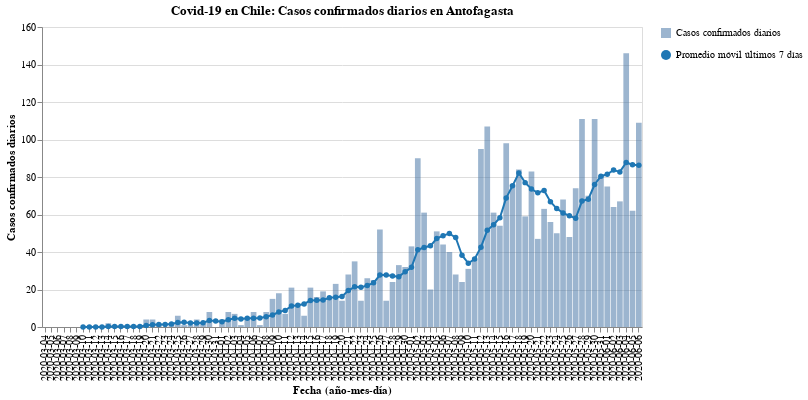

Notebook cell for this chart:
### Code cell
#hide_input
bars, line = my_cases_plot(region)
(bars + line).properties(
    title=f'Covid-19 en Chile: Casos confirmados diarios en {region}',
    width=600
)

### Figure 1 — Vega-Lite specification as saved in the notebook (floating-point values rounded to 4 significant figures)
{"config": {"view": {"continuousWidth": 400, "continuousHeight": 300}}, "layer": [{"mark": {"type": "bar", "opacity": 0.7}, "encoding": {"opacity": {"type": "nominal", "field": "Casos confirmados diarios", "legend": {"title": ""}}, "tooltip": [{"type": "nominal", "field": "Fecha"}, {"type": "quantitative", "field": "Casos confirmados"}], "x": {"type": "nominal", "axis": {"title": "Fecha (año-mes-día)"}, "field": "Fecha"}, "y": {"type": "quantitative", "axis": {"title": "Casos confirmados diarios"}, "field": "Casos confirmados"}}}, {"mark": {"type": "line", "color": "#1f77b4", "point": {"filled": true, "fill": "#1f77b4"}}, "encoding": {"shape": {"type": "nominal", "field": "Promedio móvil últimos 7 días", "legend": {"title": ""}}, "x": {"type": "nominal", "axis": {"title": "Fecha (año-mes-día)"}, "field": "Fecha"}, "y": {"type": "quantitative", "field": "Rolling"}}}], "data": {"name": "data-fbee43cf79827bec19453b179e305c8c"}, "title": "Covid-19 en Chile: Casos confirmados diarios en Antofagasta", "width": 600, "$schema": "https://vega.github.io/schema/vega-lite/v4.8.1.json", "datasets": {"data-fbee43cf79827bec19453b179e305c8c": [{"Fecha": "2020-03-04", "Casos confirmados": 0, "Rolling": null, "Casos confirmados diarios": "Casos confirmados diarios", "Promedio móvil últimos 7 días": "Promedio móvil últimos 7 días"}, {"Fecha": "2020-03-05", "Casos confirmados": 0, "Rolling": null, "Casos confirmados diarios": "Casos confirmados diarios", "Promedio móvil últimos 7 días": "Promedio móvil últimos 7 días"}, {"Fecha": "2020-03-06", "Casos confirmados": 0, "Rolling": null, "Casos confirmados diarios": "Casos confirmados diarios", "Promedio móvil últimos 7 días": "Promedio móvil últimos 7 días"}, {"Fecha": "2020-03-07", "Casos confirmados": 0, "Rolling": null, "Casos confirmados diarios": "Casos confirmados diarios", "Promedio móvil últimos 7 días": "Promedio móvil últimos 7 días"}, {"Fecha": "2020-03-08", "Casos confirmados": 0, "Rolling": null, "Casos confirmados diarios": "Casos confirmados diarios", "Promedio móvil últimos 7 días": "Promedio móvil últimos 7 días"}, {"Fecha": "2020-03-09", "Casos confirmados": 0, "Rolling": null, "Casos confirmados diarios": "Casos confirmados diarios", "Promedio móvil últimos 7 días": "Promedio móvil últimos 7 días"}, {"Fecha": "2020-03-10", "Casos confirmados": 0, "Rolling": 0.0, "Casos confirmados diarios": "Casos confirmados diarios", "Promedio móvil últimos 7 días": "Promedio móvil últimos 7 días"}, {"Fecha": "2020-03-11", "Casos confirmados": 0, "Rolling": 0.0, "Casos confirmados diarios": "Casos confirmados diarios", "Promedio móvil últimos 7 días": "Promedio móvil últimos 7 días"}, {"Fecha": "2020-03-12", "Casos confirmados": 0, "Rolling": 0.0, "Casos confirmados diarios": "Casos confirmados diarios", "Promedio móvil últimos 7 días": "Promedio móvil últimos 7 días"}, {"Fecha": "2020-03-13", "Casos confirmados": 0, "Rolling": 0.0, "Casos confirmados diarios": "Casos confirmados diarios", "Promedio móvil últimos 7 días": "Promedio móvil últimos 7 días"}, {"Fecha": "2020-03-14", "Casos confirmados": 2, "Rolling": 0.2857, "Casos confirmados diarios": "Casos confirmados diarios", "Promedio móvil últimos 7 días": "Promedio móvil últimos 7 días"}, {"Fecha": "2020-03-15", "Casos confirmados": 0, "Rolling": 0.2857, "Casos confirmados diarios": "Casos confirmados diarios", "Promedio móvil últimos 7 días": "Promedio móvil últimos 7 días"}, {"Fecha": "2020-03-16", "Casos confirmados": 0, "Rolling": 0.2857, "Casos confirmados diarios": "Casos confirmados diarios", "Promedio móvil últimos 7 días": "Promedio móvil últimos 7 días"}, {"Fecha": "2020-03-17", "Casos confirmados": 0, "Rolling": 0.2857, "Casos confirmados diarios": "Casos confirmados diarios", "Promedio móvil últimos 7 días": "Promedio móvil últimos 7 días"}, {"Fecha": "2020-03-18", "Casos confirmados": 0, "Rolling": 0.2857, "Casos confirmados diarios": "Casos confirmados diarios", "Promedio móvil últimos 7 días": "Promedio móvil últimos 7 días"}, {"Fecha": "2020-03-19", "Casos confirmados": 0, "Rolling": 0.2857, "Casos confirmados diarios": "Casos confirmados diarios", "Promedio móvil últimos 7 días": "Promedio móvil últimos 7 días"}, {"Fecha": "2020-03-20", "Casos confirmados": 4, "Rolling": 0.8571, "Casos confirmados diarios": "Casos confirmados diarios", "Promedio móvil últimos 7 días": "Promedio móvil últimos 7 días"}, {"Fecha": "2020-03-21", "Casos confirmados": 4, "Rolling": 1.143, "Casos confirmados diarios": "Casos confirmados diarios", "Promedio móvil últimos 7 días": "Promedio móvil últimos 7 días"}, {"Fecha": "2020-03-22", "Casos confirmados": 1, "Rolling": 1.286, "Casos confirmados diarios": "Casos confirmados diarios", "Promedio móvil últimos 7 días": "Promedio móvil últimos 7 días"}, {"Fecha": "2020-03-23", "Casos confirmados": 0, "Rolling": 1.286, "Casos confirmados diarios": "Casos confirmados diarios", "Promedio móvil últimos 7 días": "Promedio móvil últimos 7 días"}, {"Fecha": "2020-03-24", "Casos confirmados": 2, "Rolling": 1.571, "Casos confirmados diarios": "Casos confirmados diarios", "Promedio móvil últimos 7 días": "Promedio móvil últimos 7 días"}, {"Fecha": "2020-03-25", "Casos confirmados": 6, "Rolling": 2.429, "Casos confirmados diarios": "Casos confirmados diarios", "Promedio móvil últimos 7 días": "Promedio móvil últimos 7 días"}, {"Fecha": "2020-03-26", "Casos confirmados": 1, "Rolling": 2.571, "Casos confirmados diarios": "Casos confirmados diarios", "Promedio móvil últimos 7 días": "Promedio móvil últimos 7 días"}, {"Fecha": "2020-03-27", "Casos confirmados": 1, "Rolling": 2.143, "Casos confirmados diarios": "Casos confirmados diarios", "Promedio móvil últimos 7 días": "Promedio móvil últimos 7 días"}, {"Fecha": "2020-03-28", "Casos confirmados": 4, "Rolling": 2.143, "Casos confirmados diarios": "Casos confirmados diarios", "Promedio móvil últimos 7 días": "Promedio móvil últimos 7 días"}, {"Fecha": "2020-03-29", "Casos confirmados": 2, "Rolling": 2.286, "Casos confirmados diarios": "Casos confirmados diarios", "Promedio móvil últimos 7 días": "Promedio móvil últimos 7 días"}, {"Fecha": "2020-03-30", "Casos confirmados": 8, "Rolling": 3.429, "Casos confirmados diarios": "Casos confirmados diarios", "Promedio móvil últimos 7 días": "Promedio móvil últimos 7 días"}, {"Fecha": "2020-03-31", "Casos confirmados": 0, "Rolling": 3.143, "Casos confirmados diarios": "Casos confirmados diarios", "Promedio móvil últimos 7 días": "Promedio móvil últimos 7 días"}, {"Fecha": "2020-04-01", "Casos confirmados": 4, "Rolling": 2.857, "Casos confirmados diarios": "Casos confirmados diarios", "Promedio móvil últimos 7 días": "Promedio móvil últimos 7 días"}, {"Fecha": "2020-04-02", "Casos confirmados": 8, "Rolling": 3.857, "Casos confirmados diarios": "Casos confirmados diarios", "Promedio móvil últimos 7 días": "Promedio móvil últimos 7 días"}, {"Fecha": "2020-04-03", "Casos confirmados": 7, "Rolling": 4.714, "Casos confirmados diarios": "Casos confirmados diarios", "Promedio móvil últimos 7 días": "Promedio móvil últimos 7 días"}, {"Fecha": "2020-04-04", "Casos confirmados": 1, "Rolling": 4.286, "Casos confirmados diarios": "Casos confirmados diarios", "Promedio móvil últimos 7 días": "Promedio móvil últimos 7 días"}, {"Fecha": "2020-04-05", "Casos confirmados": 5, "Rolling": 4.714, "Casos confirmados diarios": "Casos confirmados diarios", "Promedio móvil últimos 7 días": "Promedio móvil últimos 7 días"}, {"Fecha": "2020-04-06", "Casos confirmados": 8, "Rolling": 4.714, "Casos confirmados diarios": "Casos confirmados diarios", "Promedio móvil últimos 7 días": "Promedio móvil últimos 7 días"}, {"Fecha": "2020-04-07", "Casos confirmados": 1, "Rolling": 4.857, "Casos confirmados diarios": "Casos confirmados diarios", "Promedio móvil últimos 7 días": "Promedio móvil últimos 7 días"}, {"Fecha": "2020-04-08", "Casos confirmados": 8, "Rolling": 5.429, "Casos confirmados diarios": "Casos confirmados diarios", "Promedio móvil últimos 7 días": "Promedio móvil últimos 7 días"}, {"Fecha": "2020-04-09", "Casos confirmados": 15, "Rolling": 6.429, "Casos confirmados diarios": "Casos confirmados diarios", "Promedio móvil últimos 7 días": "Promedio móvil últimos 7 días"}, {"Fecha": "2020-04-10", "Casos confirmados": 18, "Rolling": 8.0, "Casos confirmados diarios": "Casos confirmados diarios", "Promedio móvil últimos 7 días": "Promedio móvil últimos 7 días"}, {"Fecha": "2020-04-11", "Casos confirmados": 7, "Rolling": 8.857, "Casos confirmados diarios": "Casos confirmados diarios", "Promedio móvil últimos 7 días": "Promedio móvil últimos 7 días"}, {"Fecha": "2020-04-12", "Casos confirmados": 21, "Rolling": 11.14, "Casos confirmados diarios": "Casos confirmados diarios", "Promedio móvil últimos 7 días": "Promedio móvil últimos 7 días"}, {"Fecha": "2020-04-13", "Casos confirmados": 11, "Rolling": 11.57, "Casos confirmados diarios": "Casos confirmados diarios", "Promedio móvil últimos 7 días": "Promedio móvil últimos 7 días"}, {"Fecha": "2020-04-14", "Casos confirmados": 6, "Rolling": 12.29, "Casos confirmados diarios": "Casos confirmados diarios", "Promedio móvil últimos 7 días": "Promedio móvil últimos 7 días"}, {"Fecha": "2020-04-15", "Casos confirmados": 21, "Rolling": 14.14, "Casos confirmados diarios": "Casos confirmados diarios", "Promedio móvil últimos 7 días": "Promedio móvil últimos 7 días"}, {"Fecha": "2020-04-16", "Casos confirmados": 16, "Rolling": 14.29, "Casos confirmados diarios": "Casos confirmados diarios", "Promedio móvil últimos 7 días": "Promedio móvil últimos 7 días"}, {"Fecha": "2020-04-17", "Casos confirmados": 19, "Rolling": 14.43, "Casos confirmados diarios": "Casos confirmados diarios", "Promedio móvil últimos 7 días": "Promedio móvil últimos 7 días"}, {"Fecha": "2020-04-18", "Casos confirmados": 15, "Rolling": 15.57, "Casos confirmados diarios": "Casos confirmados diarios", "Promedio móvil últimos 7 días": "Promedio móvil últimos 7 días"}, {"Fecha": "2020-04-19", "Casos confirmados": 23, "Rolling": 15.86, "Casos confirmados diarios": "Casos confirmados diarios", "Promedio móvil últimos 7 días": "Promedio móvil últimos 7 días"}, {"Fecha": "2020-04-20", "Casos confirmados": 14, "Rolling": 16.29, "Casos confirmados diarios": "Casos confirmados diarios", "Promedio móvil últimos 7 días": "Promedio móvil últimos 7 días"}, {"Fecha": "2020-04-21", "Casos confirmados": 28, "Rolling": 19.43, "Casos confirmados diarios": "Casos confirmados diarios", "Promedio móvil últimos 7 días": "Promedio móvil últimos 7 días"}, {"Fecha": "2020-04-22", "Casos confirmados": 35, "Rolling": 21.43, "Casos confirmados diarios": "Casos confirmados diarios", "Promedio móvil últimos 7 días": "Promedio móvil últimos 7 días"}, {"Fecha": "2020-04-23", "Casos confirmados": 14, "Rolling": 21.14, "Casos confirmados diarios": "Casos confirmados diarios", "Promedio móvil últimos 7 días": "Promedio móvil últimos 7 días"}, {"Fecha": "2020-04-24", "Casos confirmados": 26, "Rolling": 22.14, "Casos confirmados diarios": "Casos confirmados diarios", "Promedio móvil últimos 7 días": "Promedio móvil últimos 7 días"}, {"Fecha": "2020-04-25", "Casos confirmados": 25, "Rolling": 23.57, "Casos confirmados diarios": "Casos confirmados diarios", "Promedio móvil últimos 7 días": "Promedio móvil últimos 7 días"}, {"Fecha": "2020-04-26", "Casos confirmados": 52, "Rolling": 27.71, "Casos confirmados diarios": "Casos confirmados diarios", "Promedio móvil últimos 7 días": "Promedio móvil últimos 7 días"}, {"Fecha": "2020-04-27", "Casos confirmados": 14, "Rolling": 27.71, "Casos confirmados diarios": "Casos confirmados diarios", "Promedio móvil últimos 7 días": "Promedio móvil últimos 7 días"}, {"Fecha": "2020-04-28", "Casos confirmados": 24, "Rolling": 27.14, "Casos confirmados diarios": "Casos confirmados diarios", "Promedio móvil últimos 7 días": "Promedio móvil últimos 7 días"}, {"Fecha": "2020-04-29", "Casos confirmados": 33, "Rolling": 26.86, "Casos confirmados diarios": "Casos confirmados diarios", "Promedio móvil últimos 7 días": "Promedio móvil últimos 7 días"}, {"Fecha": "2020-04-30", "Casos confirmados": 32, "Rolling": 29.43, "Casos confirmados diarios": "Casos confirmados diarios", "Promedio móvil últimos 7 días": "Promedio móvil últimos 7 días"}, {"Fecha": "2020-05-01", "Casos confirmados": 43, "Rolling": 31.86, "Casos confirmados diarios": "Casos confirmados diarios", "Promedio móvil últimos 7 días": "Promedio móvil últimos 7 días"}, {"Fecha": "2020-05-02", "Casos confirmados": 90, "Rolling": 41.14, "Casos confirmados diarios": "Casos confirmados diarios", "Promedio móvil últimos 7 días": "Promedio móvil últimos 7 días"}, {"Fecha": "2020-05-03", "Casos confirmados": 61, "Rolling": 42.43, "Casos confirmados diarios": "Casos confirmados diarios", "Promedio móvil últimos 7 días": "Promedio móvil últimos 7 días"}, {"Fecha": "2020-05-04", "Casos confirmados": 20, "Rolling": 43.29, "Casos confirmados diarios": "Casos confirmados diarios", "Promedio móvil últimos 7 días": "Promedio móvil últimos 7 días"}, {"Fecha": "2020-05-05", "Casos confirmados": 51, "Rolling": 47.14, "Casos confirmados diarios": "Casos confirmados diarios", "Promedio móvil últimos 7 días": "Promedio móvil últimos 7 días"}, {"Fecha": "2020-05-06", "Casos confirmados": 44, "Rolling": 48.71, "Casos confirmados diarios": "Casos confirmados diarios", "Promedio móvil últimos 7 días": "Promedio móvil últimos 7 días"}, {"Fecha": "2020-05-07", "Casos confirmados": 40, "Rolling": 49.86, "Casos confirmados diarios": "Casos confirmados diarios", "Promedio móvil últimos 7 días": "Promedio móvil últimos 7 días"}, {"Fecha": "2020-05-08", "Casos confirmados": 28, "Rolling": 47.71, "Casos confirmados diarios": "Casos confirmados diarios", "Promedio móvil últimos 7 días": "Promedio móvil últimos 7 días"}, {"Fecha": "2020-05-09", "Casos confirmados": 24, "Rolling": 38.29, "Casos confirmados diarios": "Casos confirmados diarios", "Promedio móvil últimos 7 días": "Promedio móvil últimos 7 días"}, {"Fecha": "2020-05-10", "Casos confirmados": 31, "Rolling": 34.0, "Casos confirmados diarios": "Casos confirmados diarios", "Promedio móvil últimos 7 días": "Promedio móvil últimos 7 días"}, {"Fecha": "2020-05-11", "Casos confirmados": 36, "Rolling": 36.29, "Casos confirmados diarios": "Casos confirmados diarios", "Promedio móvil últimos 7 días": "Promedio móvil últimos 7 días"}, {"Fecha": "2020-05-12", "Casos confirmados": 95, "Rolling": 42.57, "Casos confirmados diarios": "Casos confirmados diarios", "Promedio móvil últimos 7 días": "Promedio móvil últimos 7 días"}, {"Fecha": "2020-05-13", "Casos confirmados": 107, "Rolling": 51.57, "Casos confirmados diarios": "Casos confirmados diarios", "Promedio móvil últimos 7 días": "Promedio móvil últimos 7 días"}, {"Fecha": "2020-05-14", "Casos confirmados": 61, "Rolling": 54.57, "Casos confirmados diarios": "Casos confirmados diarios", "Promedio móvil últimos 7 días": "Promedio móvil últimos 7 días"}, {"Fecha": "2020-05-15", "Casos confirmados": 54, "Rolling": 58.29, "Casos confirmados diarios": "Casos confirmados diarios", "Promedio móvil últimos 7 días": "Promedio móvil últimos 7 días"}, {"Fecha": "2020-05-16", "Casos confirmados": 98, "Rolling": 68.86, "Casos confirmados diarios": "Casos confirmados diarios", "Promedio móvil últimos 7 días": "Promedio móvil últimos 7 días"}, {"Fecha": "2020-05-17", "Casos confirmados": 76, "Rolling": 75.29, "Casos confirmados diarios": "Casos confirmados diarios", "Promedio móvil últimos 7 días": "Promedio móvil últimos 7 días"}, {"Fecha": "2020-05-18", "Casos confirmados": 84, "Rolling": 82.14, "Casos confirmados diarios": "Casos confirmados diarios", "Promedio móvil últimos 7 días": "Promedio móvil últimos 7 días"}, {"Fecha": "2020-05-19", "Casos confirmados": 59, "Rolling": 77.0, "Casos confirmados diarios": "Casos confirmados diarios", "Promedio móvil últimos 7 días": "Promedio móvil últimos 7 días"}, {"Fecha": "2020-05-20", "Casos confirmados": 83, "Rolling": 73.57, "Casos confirmados diarios": "Casos confirmados diarios", "Promedio móvil últimos 7 días": "Promedio móvil últimos 7 días"}, {"Fecha": "2020-05-21", "Casos confirmados": 47, "Rolling": 71.57, "Casos confirmados diarios": "Casos confirmados diarios", "Promedio móvil últimos 7 días": "Promedio móvil últimos 7 días"}, {"Fecha": "2020-05-22", "Casos confirmados": 63, "Rolling": 72.86, "Casos confirmados diarios": "Casos confirmados diarios", "Promedio móvil últimos 7 días": "Promedio móvil últimos 7 días"}, {"Fecha": "2020-05-23", "Casos confirmados": 56, "Rolling": 66.86, "Casos confirmados diarios": "Casos confirmados diarios", "Promedio móvil últimos 7 días": "Promedio móvil últimos 7 días"}, {"Fecha": "2020-05-24", "Casos confirmados": 50, "Rolling": 63.14, "Casos confirmados diarios": "Casos confirmados diarios", "Promedio móvil últimos 7 días": "Promedio móvil últimos 7 días"}, {"Fecha": "2020-05-25", "Casos confirmados": 68, "Rolling": 60.86, "Casos confirmados diarios": "Casos confirmados diarios", "Promedio móvil últimos 7 días": "Promedio móvil últimos 7 días"}, {"Fecha": "2020-05-26", "Casos confirmados": 48, "Rolling": 59.29, "Casos confirmados diarios": "Casos confirmados diarios", "Promedio móvil últimos 7 días": "Promedio móvil últimos 7 días"}, {"Fecha": "2020-05-27", "Casos confirmados": 74, "Rolling": 58.0, "Casos confirmados diarios": "Casos confirmados diarios", "Promedio móvil últimos 7 días": "Promedio móvil últimos 7 días"}, {"Fecha": "2020-05-28", "Casos confirmados": 111, "Rolling": 67.14, "Casos confirmados diarios": "Casos confirmados diarios", "Promedio móvil últimos 7 días": "Promedio móvil últimos 7 días"}, {"Fecha": "2020-05-29", "Casos confirmados": 70, "Rolling": 68.14, "Casos confirmados diarios": "Casos confirmados diarios", "Promedio móvil últimos 7 días": "Promedio móvil últimos 7 días"}, {"Fecha": "2020-05-30", "Casos confirmados": 111, "Rolling": 76.0, "Casos confirmados diarios": "Casos confirmados diarios", "Promedio móvil últimos 7 días": "Promedio móvil últimos 7 días"}, {"Fecha": "2020-05-31", "Casos confirmados": 81, "Rolling": 80.43, "Casos confirmados diarios": "Casos confirmados diarios", "Promedio móvil últimos 7 días": "Promedio móvil últimos 7 días"}, {"Fecha": "2020-06-01", "Casos confirmados": 75, "Rolling": 81.43, "Casos confirmados diarios": "Casos confirmados diarios", "Promedio móvil últimos 7 días": "Promedio móvil últimos 7 días"}, {"Fecha": "2020-06-02", "Casos confirmados": 64, "Rolling": 83.71, "Casos confirmados diarios": "Casos confirmados diarios", "Promedio móvil últimos 7 días": "Promedio móvil últimos 7 días"}, {"Fecha": "2020-06-03", "Casos confirmados": 67, "Rolling": 82.71, "Casos confirmados diarios": "Casos confirmados diarios", "Promedio móvil últimos 7 días": "Promedio móvil últimos 7 días"}, {"Fecha": "2020-06-04", "Casos confirmados": 146, "Rolling": 87.71, "Casos confirmados diarios": "Casos confirmados diarios", "Promedio móvil últimos 7 días": "Promedio móvil últimos 7 días"}, {"Fecha": "2020-06-05", "Casos confirmados": 62, "Rolling": 86.57, "Casos confirmados diarios": "Casos confirmados diarios", "Promedio móvil últimos 7 días": "Promedio móvil últimos 7 días"}, {"Fecha": "2020-06-06", "Casos confirmados": 109, "Rolling": 86.29, "Casos confirmados diarios": "Casos confirmados diarios", "Promedio móvil últimos 7 días": "Promedio móvil últimos 7 días"}]}}
